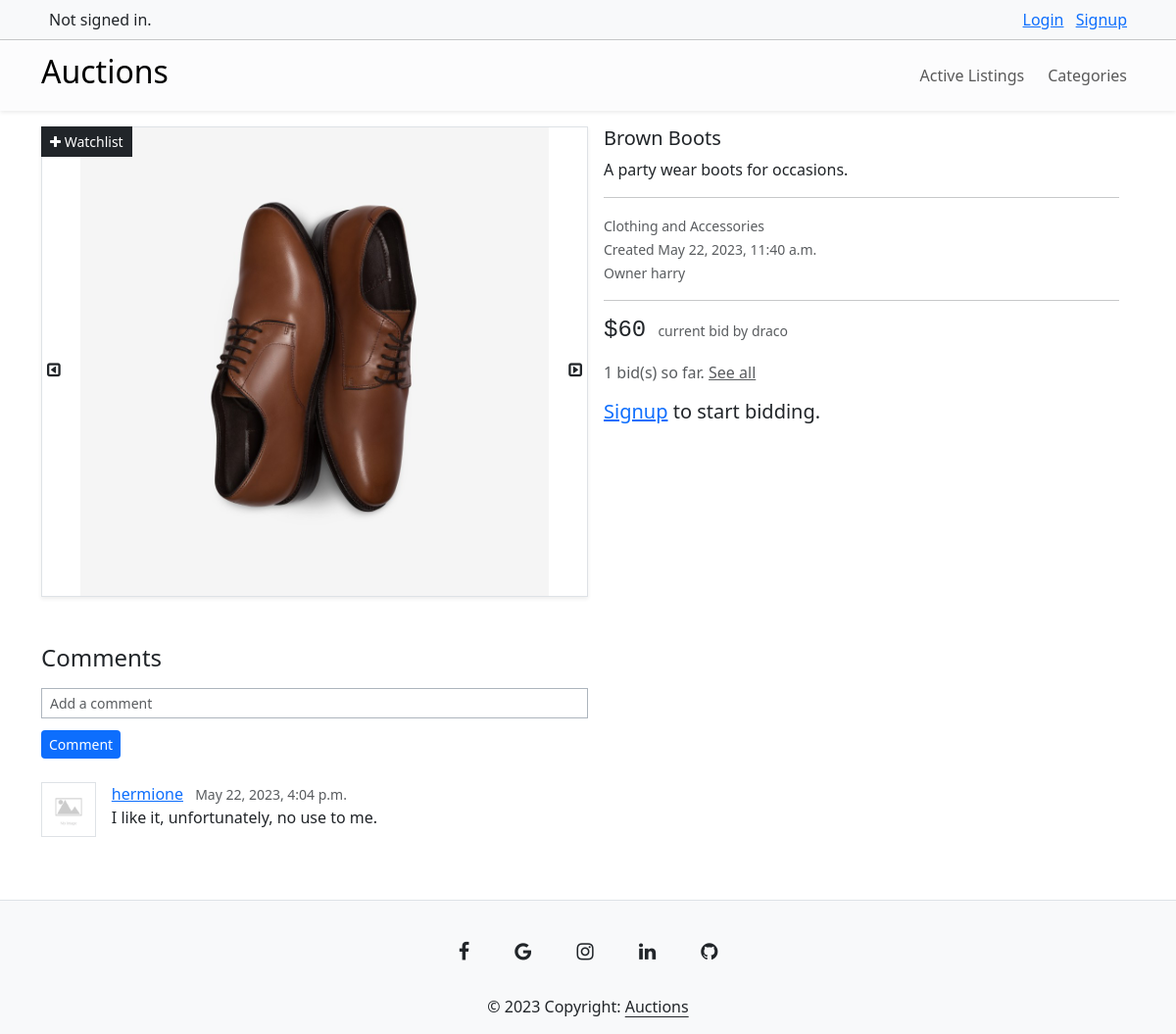
The app's page /8/ with its own data.
### auctions/models.py (models this page shows, shortened)
class AuctionListing(models.Model):
    title = models.CharField(max_length=64)
    description = models.CharField(max_length=100)
    starting_bid = models.FloatField()
    category = models.ForeignKey(Category, on_delete=models.SET_NULL, null=True, related_name="auctions")
    image = models.ImageField(upload_to="images/", default="images/default.jpg")
    second_image = models.ImageField(upload_to="images/", default="images/default.jpg")
    third_image = models.ImageField(upload_to="images/", default="images/default.jpg")
    date_created = models.DateTimeField(default=datetime.datetime.now())
    owner = models.ForeignKey(User, on_delete=models.CASCADE, related_name="auctions")
    is_closed = models.BooleanField(default=False)

class Category(models.Model):
    name = models.CharField(max_length=64)
    def __str__(self):
        return self.name

class User(AbstractUser):
    pass

class Bid(models.Model):
    amount = models.IntegerField()
    date_created = models.DateTimeField(default=datetime.datetime.now())
    bidder = models.ForeignKey(User, on_delete=models.CASCADE, related_name="biddings")
    auction = models.ForeignKey(AuctionListing, on_delete=models.CASCADE, related_name="bids")

class Comment(models.Model):
    text = models.CharField(max_length=150)
    owner = models.ForeignKey(User, on_delete=models.CASCADE, related_name="comments")
    auction = models.ForeignKey(AuctionListing, on_delete=models.CASCADE, related_name="comments")
    date_created = models.DateTimeField(default=datetime.datetime.now())

### auctions/views.py (the view, shortened to what this page needs)
# urls.py: path("<int:listing_id>/", views.view_listing, name="view_listing"),
def view_listing(request, listing_id):
    listing = AuctionListing.objects.get(pk=listing_id)
    bids = listing.bids.all()
    current_bid = bids.order_by("-amount").first()
    comments = listing.comments.all()
    if request.user.is_authenticated:
        watchlist = Watchlist.objects.filter(user=request.user, auction=listing).first()
    else:
        watchlist = None
    placebid_form = PlaceBidForm()
    comment_form = CommentForm()
    return render(request, "auctions/active-listing.html", {
        "listing": listing,
        "current_bid": current_bid,
        "bids": bids,
        "watchlist": watchlist,
        "placebid_form": placebid_form,
        "comment_form": comment_form,
        "comments": comments
    })

### auctions/forms.py
class PlaceBidForm(ModelForm):
    class Meta:
        model = Bid
        fields = ["amount"]
        widgets = {
            "amount": NumberInput(attrs={"class": "form-control form-control-sm w-50 my-1 rounded-0 border-dark-subtle",
                                         "placeholder": "$"})
        }

class CommentForm(ModelForm):
    class Meta:
        model = Comment
        fields = ["text"]
        labels = {
            "text": ""
        }
        widgets = {
            "text": TextInput(attrs={"class": "form-control form-control-sm border-dark-subtle rounded-0 my-1 w-50",
                                     "placeholder": "Add a comment"})
        }

### auctions/templates/auctions/active-listing.html (shortened to what this page needs)
{% extends "auctions/layout.html" %}
{% block body %}
    <div class="card mb-3 border-0 w-100 position-relative my-3">
        {% if listing.owner == request.user %}
            <button class="btn btn-primary btn-sm disabled position-absolute rounded-0">Your Listing</button>
        {% else %}
            {% if watchlist %}
                <a class="btn btn-dark btn-sm rounded-0 position-absolute z-1" href="{% url 'watchlist' listing.id %}"><i class="fa fa-close"></i> Watchlist</a>
            {% else %}
                <a class="btn btn-dark btn-sm rounded-0 position-absolute z-1" href="{% url 'watchlist' listing.id %}"><i class="fa fa-plus"></i> Watchlist</a>
            {% endif %}
        {% endif %}
        <div class="row g-0">
            <div class="col-md-6 border rounded-0 d-flex justify-content-center overflow-hidden shadow-sm position-relative" style="height: 30rem;">
                <i class="fa fa-caret-square-o-right position-absolute top-50 z-1" style="right: 5px;" onclick="swipe_right()"></i>
                <i class="fa fa-caret-square-o-left position-absolute top-50 z-1" style="left: 5px;" onclick="swipe_left()"></i>
                <img src="{{ listing.image.url }}" class="img-fluid imgs" alt="listing-image">
            </div>
            <div class="col-md-6">
                <div class="card-body py-0 overflow-y-auto" style="height: 30rem;">
                    <h5 class="card-title">{{ listing.title }}</h5>
                    <p class="card-text my-0">{{ listing.description }}</p>
                    <hr>
                    <p class="card-text my-0"><small class="text-body-secondary">{{ listing.category }}</small></p>
                    <p class="card-text my-0"><small class="text-body-secondary">Created {{ listing.date_created }}</small></p>
                    <p class="card-text my-0">
                        <small class="text-body-secondary">
                            {% if listing.owner == request.user %}
                                Your listing
                            {% else %}
                                Owner {{ listing.owner }}
                            {% endif %}
                        </small>
                    </p>
                    <hr>
                    <p class="card-text">
                        {% if current_bid %}
                            <span class="h4 font-monospace">${{ current_bid.amount }}</span> <small class="text-muted mx-2">current bid by {{ current_bid.bidder }}</small>
                        {% else %}
                            <span class="h4 font-monospace">${{ listing.starting_bid }}</span>
                        {% endif %}
                    </p>
                    <p class="card-text text-muted mb-1">
                        {{ bids.count }} bid(s) so far. {% if current_bid.bidder == request.user %} Your bid is the current bid. {% endif %}
                        {% if bids %}  <a class="card-link text-muted" id="bidlist-btn" style="cursor: pointer;">See all</a>{% endif %}
                    </p>
                    {% if request.user == listing.owner %}
                        <form action="{% url 'close_listing' listing.id %}" method="post" class="my-2">
                            {% csrf_token %}
                            <button type="submit" class="btn btn-primary rounded-1">Close Listing</button>
                        </form>
                    {% else %}
                        <h5 class="card-text my-3"><a href="{% url 'register' %}">Signup</a> to start bidding.</h5>
                    {% endif %}
                </div>
            </div>
        </div>
    </div>
    <h4 class="mt-5">Comments</h4>
    <form action="{% url 'add_comment' listing.id %}" method="post" class="mt-3 mb-3">
        {{ comment_form }}
        <button type="submit" class="btn btn-sm btn-primary border-0 my-2">Comment</button>
    </form>
    {% include "auctions/comments.html" %}
{% endblock %}

### auctions/templates/auctions/comments.html (shortened to what this page needs)
{% for comment in comments %}
    <div class="card my-3 border-0">
        <div class="row g-0">
            <div class="col-md-4 border h-50" style="width: 5%;">
                <img src="../../../media/images/default.jpg" class="img-fluid rounded-start" alt="...">
            </div>
            <div class="col-md-8" style="width: 95%;">
                <div class="card-body py-0">
                    <p class="card-title my-0"><a href="#">{{ comment.owner }}</a> <small class="mx-2 text-body-secondary">{{ comment.date_created }}</small></p>
                    <p class="card-text my-0">{{ comment.text }}</p>
                </div>
            </div>
        </div>
    </div>
{% empty %}
    <h5 class="mt-3">No comments.</h5>
{% endfor %}

### records on screen
AuctionListing: image (picture), title "Brown Boots", description "A party wear boots for occasions.", category "Clothing and Accessories", date_created "May 22, 2023, 11:40 a.m.", owner "harry"
Bid: amount "60", bidder "draco"
Comment: owner "hermione", date_created "May 22, 2023, 4:04 p.m.", text "I like it, unfortunately, no use to me."

### other values on screen
{{ bids.count }} "1"
